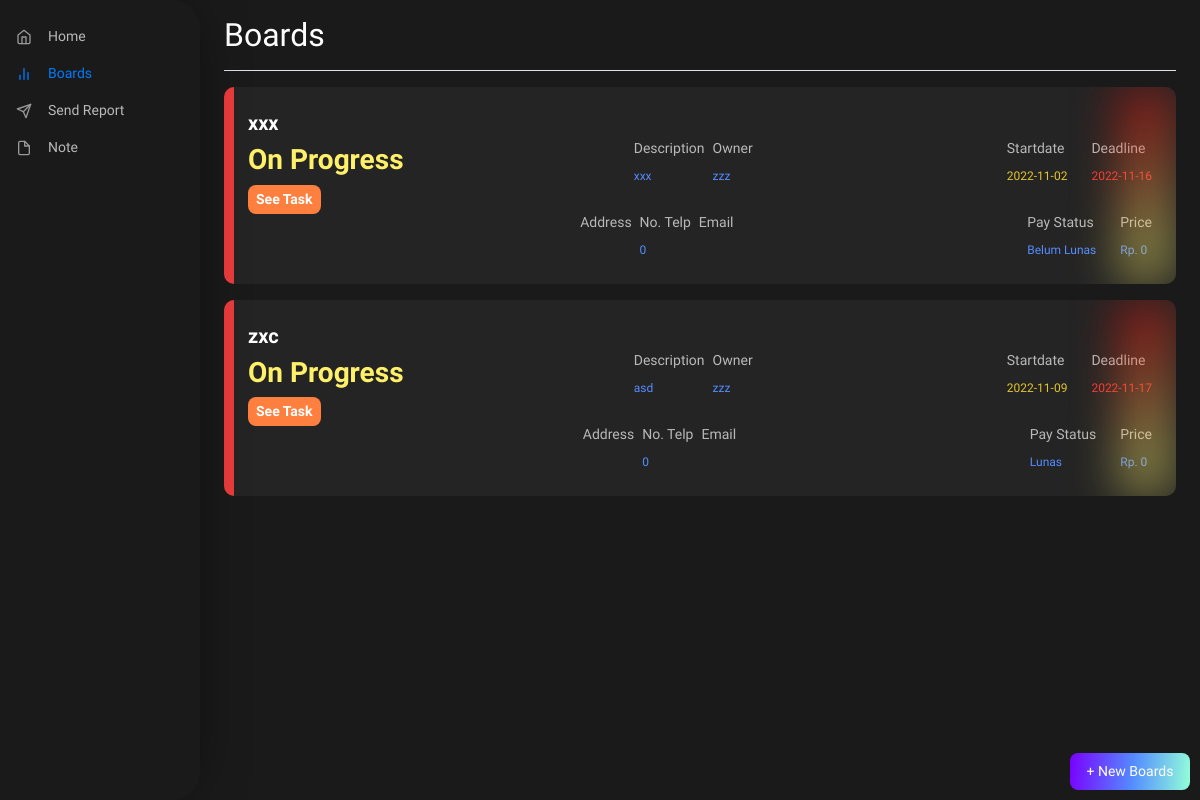
The app's page /component/scrum-master/boards/ with its own data.
### tables this page shows
CREATE TABLE `tb_boards` (
  `idboards` int(11) NOT NULL,
  `title` varchar(100) NOT NULL,
  `description` text NOT NULL,
  `startdate` date NOT NULL,
  `deadline` date NOT NULL,
  `owner` varchar(100) NOT NULL,
  `address` text NOT NULL,
  `no_telp` int(15) NOT NULL,
  `email` varchar(100) NOT NULL,
  `pay_status` varchar(45) NOT NULL,
  `price` bigint(20) NOT NULL,
  `status` varchar(45) NOT NULL
);

### component/scrum-master/boards/index.php (the view, shortened to what this page needs)
<?php
    include '../../../src/connection/connection.php';
?>
<!DOCTYPE html>
<html lang="en">
<head>
    <link rel="stylesheet" href="https://cdn.jsdelivr.net/npm/bootstrap@4.5.3/dist/css/bootstrap.min.css">
	<link rel="stylesheet" type="text/css" href="../../../src/css/style.css">
    <link href="../assets/dist/css/bootstrap.min.css" rel="stylesheet">
    <link href="../../../src/css/dashboard.css" rel="stylesheet">
</head>
<body>
<div class="container-fluid">
  <div class="row">
    <nav id="sidebarMenu" class="col-md-3 col-lg-2 d-md-block sidebar collapse">
      <div class="sidebar-sticky">
        <ul class="nav flex-column">
          <li class="nav-item">
            <a class="nav-link d-flex align-items-center" href="../home/">
              <span class="mr-3" data-feather="home"></span>
              Home
            </a>
          </li>
          <li class="nav-item">
            <a class="nav-link active d-flex align-items-center" href="#">
              <span class="mr-3" data-feather="bar-chart-2"></span>
              Boards
            </a>
          </li>
          <li class="nav-item">
            <a class="nav-link d-flex align-items-center" href="../send-report/">
              <span class="mr-3" data-feather="send"></span>
              Send Report
            </a>
          </li>
          <li class="nav-item">
            <a class="nav-link d-flex align-items-center" href="../note/">
              <span class="mr-3" data-feather="file"></span>
              Note
            </a>
          </li>
        </ul>
      </div>
    </nav>
    <main role="main" class="col-md-9 ml-sm-auto col-lg-10 px-md-4" style="height: 100vh;">
      <div class="d-flex justify-content-between flex-wrap flex-md-nowrap align-items-center pt-3 pb-2 mb-3 border-bottom">
        <h1 class="h2">Boards</h1>
      </div>
      <?php
        $queryTask  = mysqli_query($connect, "SELECT * FROM tb_boards");
        while($row = mysqli_fetch_array($queryTask)){?>
        <div class="card-task d-block p-4 mb-3">
          <div class="component-left-decoration" style="background: #ED3C3C;">
          </div>
          <div class="component-right-decoration" style="background: linear-gradient(151deg, rgba(255, 0, 0, 0.4) 7.37%, rgba(255, 110, 48, 0.4) 41.97%, rgba(255, 240, 105, 0.4) 71.76%);">
          </div>
          <div class="d-flex align-items-center justify-content-between" style="width: 100%;">
            <div class="left-side-card">
              <h1>
              <?=$row['title']?>
              </h1>
              <h3 style='float: left; margin: 0; color: #FFF069;'><?=$row['status']?></h3>
              <div>
                <a href="../task?id=<?=$row['idboards']?>">
                  <button class="px-2 py-1 mt-2" style="background: #FF7F3F; border-radius: 8px; border: 0; color: #FFF; font-weight: 600;">See Task</button>
                </a>
              </div>
            </div>
            <div class="center-side-card d-flex">
              <div class="component" style="text-align: left;">
                  <h2>Description</h2>
                  <span style="color: #548CFF;"><?=$row['description']?></span>
              </div>
              <div class="component ml-2" style="text-align: left;">
                  <h2>Owner</h2>
                  <span style="color: #548CFF;"><?=$row['owner']?></span>
              </div>
            </div>
            <div class="d-flex right-side-card">
              <div class="component ml-4" style="text-align: left;">
                <h2>Startdate</h2>
                <span style="color: #E3C629;"><?=$row['startdate']?></span>
              </div>
              <div class="component ml-4" style="text-align: left;">
                <h2>Deadline</h2>
                <span style="color: #F33838;"><?=$row['deadline']?></span>
              </div>
            </div>
          </div>
          <div class="d-flex align-items-center justify-content-between" style="width: 100%;">
            <div class="left-side-card">
              <h3 style='float: left; margin: 0; color: transparent;'><?=$row['status']?></h3>
            </div>
            <div class="center-side-card d-flex">
              <div class="component" style="text-align: left;">
                  <h2>Address</h2>
              </div>
              <div class="component ml-2" style="text-align: left;">
                  <h2>No. Telp</h2>
                  <span style="color: #548CFF;"><?=$row['no_telp']?></span>
              </div>
              <div class="component ml-2" style="text-align: left;">
                  <h2>Email</h2>
              </div>
            </div>
            <div class="d-flex right-side-card">
              <div class="component ml-4" style="text-align: left;">
                <h2 style="color: transparent;">Pay Status</h2>
                <span style="color: transparent;"><?=$row['pay_status']?></span>
              </div>
              <div class="component ml-4" style="text-align: left;">
                <h2>Pay Status</h2>
                <span style="color: #548CFF;"><?=$row['pay_status']?></span>
              </div>
              <div class="component ml-4" style="text-align: left;">
                <h2>Price</h2>
                <span style="color: #548CFF;">Rp. <?=$row['price']?></span>
              </div>
            </div>
          </div>
        </div>
      <?php $no++;
      } ?>
    </main>
    <button type="button" data-toggle="modal" data-target="#exampleModal" class="btn-linear-primary p-2 btn-fixed-bottom" >+ New Boards</button>
  </div>
</div>
</body>
</html>

### src/css/style.css (style rules this page uses)
.btn-linear-primary { background: linear-gradient(95.62deg, #7900FF 0%, #548CFF 52.6%, #93FFD8 100%); border-radius: 8px; font-family: 'Catamaran', sans-serif; color: #FFF; font-weight: 500; border: 0; }
.btn-fixed-bottom { position: fixed !important; width: 10%; right: 10px; bottom: 10px; }
.card-task { background-color: #242424; padding: 10px 20px; border-radius: 10px; display: flex; justify-content: space-between; position: relative; overflow: hidden; padding-left: 40px !important; align-items: center; }
.card-task h1 { font-style: normal; font-weight: 600; font-size: 20px; }
.card-task h2 { font-style: normal; font-weight: 400; font-size: 14px; color: #B9B9B9; }
.card-task span { font-style: normal; font-weight: 400; font-size: 12px; line-height: 16px; }
.card-task h3 { font-style: normal; font-weight: 700; font-size: 28px; color: #93FFD8; }
.card-task .component { text-align: center; }
.component-left-decoration { position: absolute; left: 0; top: 0; width: 10px; height: 100%; background: linear-gradient(180deg, #7900FF 0%, #548CFF 52.08%, #93FFD8 100%); }
.component-right-decoration { position: absolute; right: 0; top: 0; width: 60px; height: 100%; z-index: 1; background: linear-gradient(151deg, rgba(121, 0, 255, 0.4) 7.37%, rgba(84, 140, 255, 0.4) 41.97%, rgba(147, 255, 216, 0.4) 71.76%); filter: blur(21.5px); }

### src/css/dashboard.css (style rules this page uses)
body { font-size: .875rem; font-family: 'Catamaran', sans-serif; color: #FFFFFF; }
.feather { width: 16px; height: 16px; vertical-align: text-bottom; }
.container-fluid { background-color: #191A19; }
.sidebar { position: fixed; top: 0; bottom: 0; left: 0; z-index: 100; padding: 10px 0 0; background: #191A19; box-shadow: 2px 0px 60px -20px rgba(0, 0, 0, 0.75); border-radius: 0px 28px 28px 0px; }
.sidebar-sticky { position: relative; top: 0; height: calc(100vh - 48px); padding-top: .5rem; overflow-x: hidden; overflow-y: auto; }
.sidebar .nav-link { font-weight: 500; color: #B9B9B9; }
.sidebar .nav-link .feather { margin-right: 4px; color: #999; }
.sidebar .nav-link.active { color: #007bff; }
.sidebar .nav-link:hover .feather, .sidebar .nav-link.active .feather { color: inherit; }

### records on screen
tb_boards: title "xxx", status "On Progress", description "xxx", owner "zzz", startdate "2022-11-02", deadline "2022-11-16", no_telp "0", pay_status "Belum Lunas", price "0"
tb_boards: title "zxc", status "On Progress", description "asd", owner "zzz", startdate "2022-11-09", deadline "2022-11-17", no_telp "0", pay_status "Lunas", price "0"
